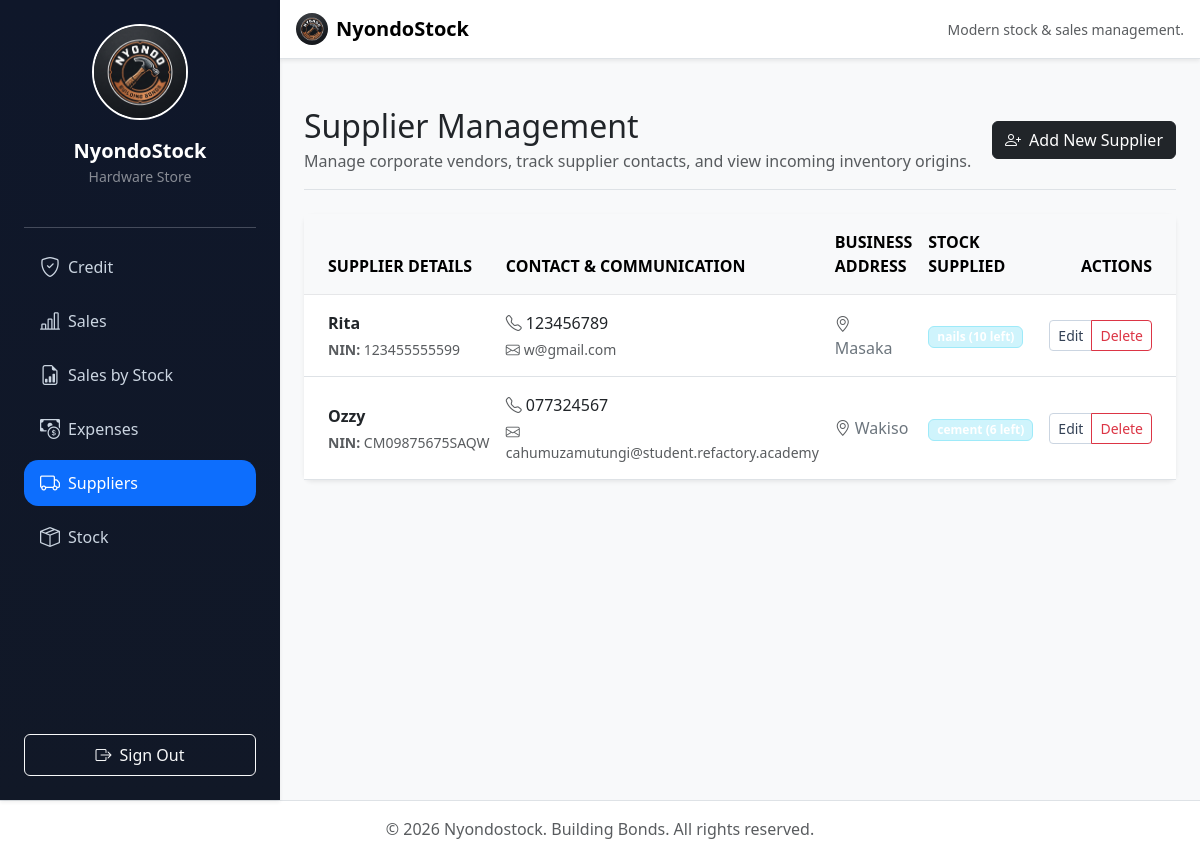
Page /stock/supplierlist/ on the committed database.
### stock/models.py (models this page shows, shortened)
class Supplier(models.Model):
    name = models.CharField(max_length=255)
    contact_info = models.CharField(max_length=255)
    Address = models.CharField(max_length=25)
    email = models.EmailField()
    nin = models.CharField(max_length=14)
    stock_supplied = models.ForeignKey(Stock, on_delete=models.SET_NULL, null=True)

class Stock(models.Model):
    STOCK_CHOICES = [
      ('hammers', 'Hammers'),
      ('nails', 'Nails'),
      ('iron sheets', 'Iron Sheets'),
      ('cement', 'Cement'),
      ('toolbox','Toolbox'),
      ('timber', 'Timber'),
      ('wire mesh', 'Wire Mesh'),
    ]
    name = models.CharField(max_length=25, choices=STOCK_CHOICES)
    quantity = models.IntegerField()
    date = models.DateTimeField(auto_now_add=True)
    unit_cost = models.DecimalField(max_digits=20, decimal_places=2)
    total_cost = models.DecimalField(max_digits=20, decimal_places=2)
    is_on_credit = models.BooleanField(default=False)
    is_paid = models.BooleanField(default=False)
    low_stock_threshold = models.IntegerField(default=5)
    unit_price = models.DecimalField(max_digits=20, decimal_places=2, null=True, blank=True)
    is_deleted = models.BooleanField(default=False)
    objects = StockManager()  # Default manager - excludes deleted
    all_objects = models.Manager()  # Get all, including deleted
    def __str__(self):
        return f"{self.name} ({self.quantity} left)"

### stock/views.py (the view)
# urls.py: path('supplierlist/', views.supplier_list, name='supplier_list'),
def supplier_list(request):
    suppliers = Supplier.objects.all()
    return render(request, 'store/supplier_list.html', {'suppliers': suppliers})

### stock/context_processors.py (called while the page is built)
def low_stock_alerts(request):
    alert_count = 0
    if request.user.is_authenticated:
        alert_count = Stock.objects.filter(quantity__lte=F('low_stock_threshold')).count()
    return {
        'low_stock_count': alert_count
    }

### templates/store/supplier_list.html (shortened to what this page needs)
{% extends 'base.html' %}
{% block content %}
<div class="container my-4">
    <div class="d-flex flex-column flex-md-row justify-content-between align-items-md-center border-bottom pb-3 mb-4">
        <div>
            <h1 class="h2 text-dark mb-1">Supplier Management</h1>
            <p class="text-muted mb-md-0">Manage corporate vendors, track supplier contacts, and view incoming inventory origins.</p>
        </div>
        <div>
            <a href="{% url 'supplier_registration_form' %}" class="btn btn-dark d-inline-flex align-items-center">
                <i class="bi bi-person-plus me-2"></i>Add New Supplier
            </a>
        </div>
    </div>
    <div class="card shadow-sm border-0 rounded-3">
        <div class="card-body p-0">
            <div class="table-responsive">
                <table class="table table-hover align-middle mb-0">
                    <thead class="table-light text-uppercase fs-7 text-muted">
                        <tr>
                            <th class="ps-4 py-3" style="width: 25%;">Supplier Details</th>
                            <th class="py-3" style="width: 25%;">Contact & Communication</th>
                            <th class="py-3">Business Address</th>
                            <th class="py-3">Stock Supplied</th>
                            <th class="pe-4 py-3 text-end">Actions</th>
                        </tr>
                    </thead>
                    <tbody>
                        {% for supplier in suppliers %}
                            <tr>
                                <td class="ps-4 py-3">
                                    <span class="fw-semibold text-dark d-block fs-6 mb-1">{{ supplier.name }}</span>
                                    {% if supplier.nin %}
                                        <span class="text-muted small d-block">
                                            <strong class="text-uppercase">NIN:</strong> {{ supplier.nin }}
                                        </span>
                                    {% endif %}
                                </td>
                                <td class="py-3">
                                    <span class="text-dark d-block mb-1"><i class="bi bi-telephone text-muted me-1"></i>{{ supplier.contact_info }}</span>
                                    <span class="text-muted small d-block"><i class="bi bi-envelope text-muted me-1"></i>{{ supplier.email }}</span>
                                </td>
                                <td class="py-3 text-secondary fs-7">
                                    <i class="bi bi-geo-alt text-muted me-1"></i>{{ supplier.Address }}
                                </td>
                                <td class="py-3">
                                    <span class="badge bg-info-subtle text-info-dark border border-info-subtle px-2 py-1.5 rounded">
                                        {{ supplier.stock_supplied|default:"None assigned" }}
                                    </span>
                                </td>
                                <td class="pe-4 py-3 text-end">
                                    <div class="btn-group btn-group-sm" role="group">
                                        <a href="#" class="btn btn-outline-secondary" title="Edit Vendor Profile">Edit</a>
                                        <a href="{% url 'delete_supplier' supplier.id %}"
                                           class="btn btn-outline-danger"
                                           onclick="return confirm('Are you sure you want to permanently remove this supplier?');"
                                           title="Delete Supplier Profile">
                                            Delete
                                        </a>
                                    </div>
                                </td>
                            </tr>
                        {% endfor %}
                    </tbody>
                </table>
            </div>
        </div>
    </div>
</div>
{% endblock %}

### static/css/app.css (style rules this page uses)
:root { color-scheme: light; font-family: Inter, system-ui, -apple-system, BlinkMacSystemFont, "Segoe UI", sans-serif; }
html { scroll-behavior: smooth; }
body { min-height: 100vh; background: #f4f6f9; color: #1f2937; }
.card { border: 0; border-radius: 1rem; }
.btn-outline-secondary { color: #334155; border-color: #cbd5e1; }
.table thead th { border-bottom: 1px solid rgba(15, 23, 42, 0.08); }

### rows in the picture
Supplier: name "Rita", nin "123455555599", contact_info "123456789", email "w@gmail.com", Address "Masaka", stock_supplied "nails (10 left)"
Supplier: name "Ozzy", nin "CM09875675SAQW", contact_info "077324567", email "cahumuzamutungi@student.refactory.academy", Address "Wakiso", stock_supplied "cement (6 left)"
